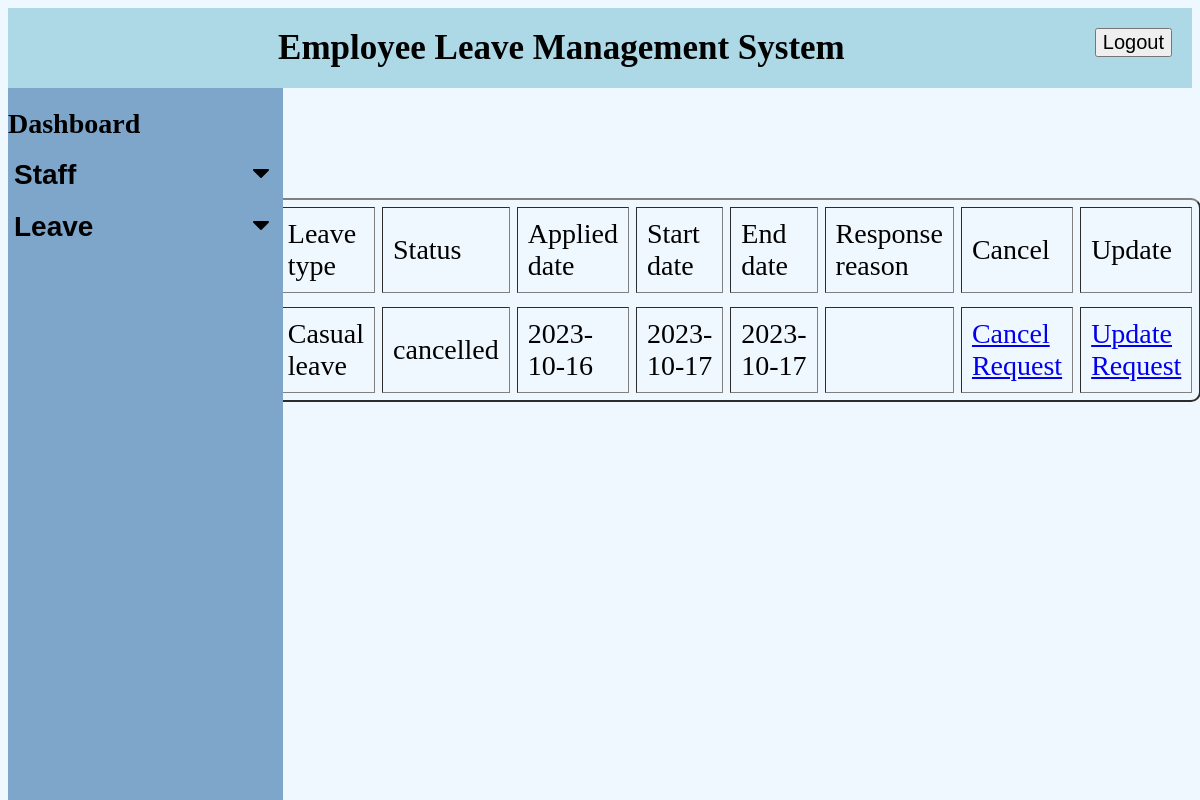
The page /manager/leavehistory.php (signed in) on the database its author committed.
### tables this page shows
CREATE TABLE `managerleaves` (
  `ID` int(11) NOT NULL,
  `Leave_type` varchar(50) NOT NULL,
  `Applied_date` date NOT NULL,
  `Start_date` date NOT NULL,
  `End_date` date NOT NULL,
  `No_of_days` int(11) NOT NULL,
  `Description` varchar(50) NOT NULL,
  `Status` char(50) NOT NULL,
  `M_id` int(11) NOT NULL,
  `processed` tinyint(1) DEFAULT 0,
  `Response_reason` varchar(255) NOT NULL
);

### manager/leavehistory.php (the view, shortened to what this page needs)
<?php
include('connection.php');
?>
<html>
    <head>
        <link rel="stylesheet" href="https://cdnjs.cloudflare.com/ajax/libs/font-awesome/4.7.0/css/font-awesome.min.css">
        <link rel ="stylesheet" href="mstyle.css">
    </head>
<body>
    <nav>Employee Leave Management System
      <button  class="drop" onclick="window.location.href='logout.php';">Logout
    </button>
    </nav>
    <div class="sidenav">
        <a href ="managerdashboard.php">Dashboard</a><br>
        <button class="dropdown-btn">Staff
            <i class="fa fa-caret-down"></i>
        </button>
        <br>
        <button class="dropdown-btn">Leave
            <i class="fa fa-caret-down"></i>
        </button>
        <br>
</div>
    <h3>Leave History</h3>
<?php
     $uid = $_SESSION['userid'];
  $sql = "SELECT * FROM managerleaves WHERE M_id = '" . $uid . "'";
  $result = mysqli_query($con, $sql);
  if (mysqli_num_rows($result) > 0 ) { ?>
  <form action="update_leave_request.php" method="POST">
  <div class="table-content">
      <table border = "2" cellpadding = "10px" cellspacing="7px" width = "100%">
            <tr>
              <td>ID</td>
              <td>Leave type</td>
              <td>Status</td>
              <td>Applied date</td>
              <td>Start date</td>
              <td>End date</td>
              <td>Response reason</td>
              <td>Cancel</td>
              <td>Update</td>
            <tr>
            <?php
                while($row = mysqli_fetch_array($result)) {
                ?>
          <tr>
            <td><?php echo $row["ID" ]; ?></td>
            <td><?php echo $row["Leave_type" ]; ?></td>
            <td><?php echo $row["Status" ]; ?></td>
            <td><?php echo $row["Applied_date" ]; ?></td>
            <td><?php echo $row["Start_date" ]; ?></td>
            <td><?php echo $row["End_date" ]; ?></td>
            <td><?php echo $row["Response_reason" ]; ?></td>
            <td><a href="cancel_leave_request.php?id=<?php echo $row['ID']; ?>&status=cancelled">Cancel Request</a></td>
            <td><a href="update_leave_request.php?id=<?php echo $row['ID']; ?>&status=update">Update Request</a></td>
            </tr>
            <?php
                }
                ?>
  <?php
}
?>
</table>
</body>
</html>

### manager/mstyle.css (style rules this page uses)
body { background-color: aliceblue; }
nav { background-color: lightblue; font-size: 35px; padding: 20px; font-weight: bolder; text-align: center; }
.sidenav { height: 100%; width: 275px; position: fixed; background-color: rgb(126, 166, 202); padding-top: 20px; }
.sidenav a, .dropdown-btn { padding: 6px,8px,6px,16px; text-decoration: none; font-size: 28px; font-weight: bold; color: black; width:100% ; text-align: left; padding-left: px; display: block; cursor: pointer; background-color: rgb(126, 166, 202); border: none; }
.fa-caret-down { float: right; padding-right: 8px; }
.drop { float: right; }
button { font-size: 20px; }
table { border-radius: 10px; }
.table-content { margin-left: 17%; }
h3 { font-size: 35px; }
td { font-size: 28px; }

### rows shown on the page
managerleaves: Leave_type "Casual leave", Status "cancelled", Applied_date "2023-10-16", Start_date "2023-10-17", End_date "2023-10-17"
